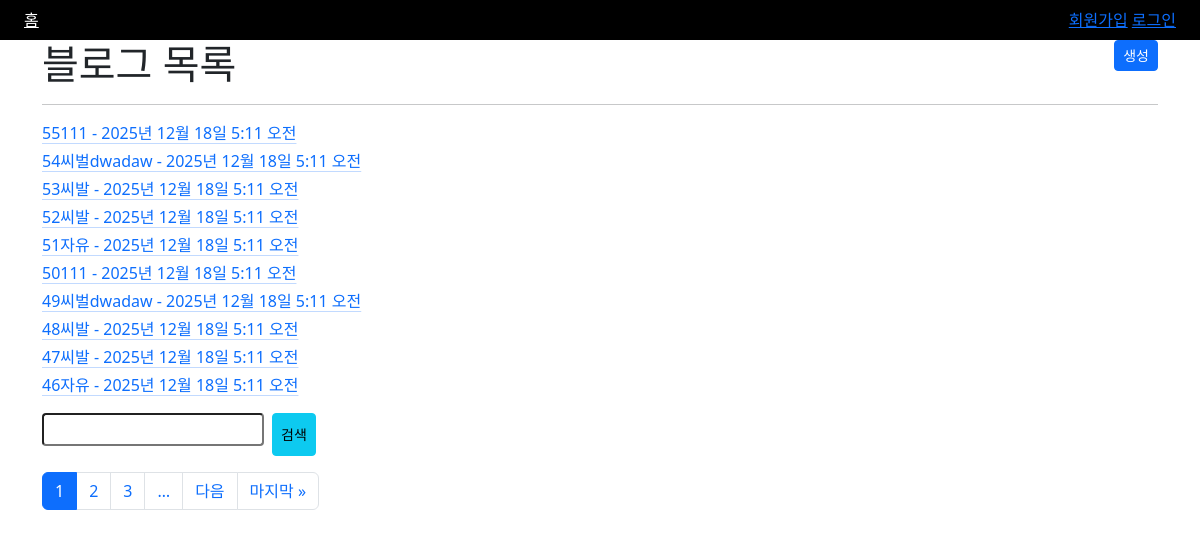
The app's page /, older data.
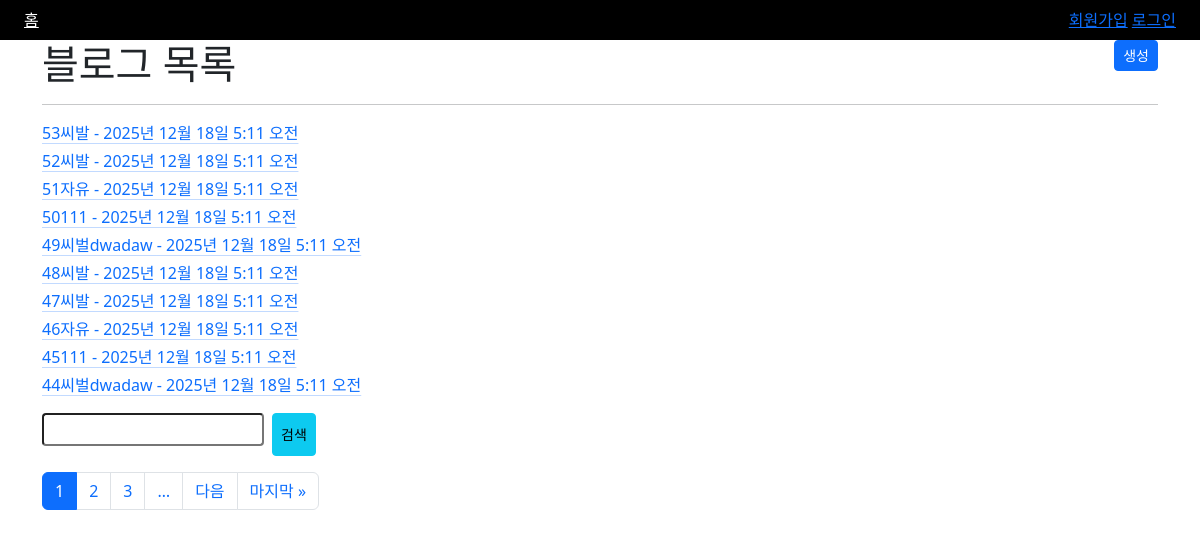
The same page, newer data.
### blog/models.py (models this page shows, shortened)
class Blog(TimestampModel):
    CATEGORY_CHOICES = (
        ('free', '자유'),
        ('travel', '여행'),
        ('cat', '고양이'),
        ('dog', '강아지'),
    )
    category = models.CharField('카테고리', max_length=10, choices=CATEGORY_CHOICES)
    title = models.CharField('제목', max_length=100)
    content = models.TextField('본문')
    author = models.ForeignKey(User, on_delete=models.CASCADE)
    class Meta:
        verbose_name = '블로그'
        verbose_name_plural = '블로그 목록'

### blog/cb_views.py (the view)
# urls.py: path('', cb_views.BlogListView.as_view(), name='list'),
class BlogListView(ListView):
    queryset = Blog.objects.all()
    template_name = 'blog_list.html'
    paginate_by = 10
    ordering = ('-id', )
    def get_queryset(self):
        queryset = super().get_queryset()
        q = self.request.GET.get('q')
        if q:
            queryset = queryset.filter(
                Q(title__icontains=q)  |
                Q(content__icontains=q)
            )
        return queryset

### templates/blog_list.html
{% extends 'base.html' %}
{% block content %}
    <div class="nt-2">
        <h1 class="d-inline"> 블로그 목록 {{ count }}</h1>
        <a href='{% url 'blog:create' %}' class="float-end btn btn-sm btn-primary">생성</a>
    </div>
    <hr>
    {% for blog in object_list %}
        <div class="my-1">
          <a href="{% url 'blog:detail' blog.pk %}" class="link-primary link-offset-2 link-underline-opacity-25 link-underline-opacity-100-hover">
              {{ blog.pk }}{{ blog.title }} - {{ blog.created_at }}
          </a>
        </div>
    {% endfor %}
    <form method="get" class="my-3 d-flex">
        <input class="form-control-sm" name="q" type="text" style="margin-bottom: 10px;" value="{% if request.GET.q %}{{ request.GET.q }}{% endif %}">
        <button class="btn btn-sm btn-info ms-2">검색</button>
    </form>
    {% include 'pagination.html' %}
{% endblock %}

Row changes from the older to the newer data that the page shows:
removed Blog: pk "55", title "111", created_at "2025년 12월 18일 5:11 오전"
removed Blog: pk "54", title "씨벌dwadaw", created_at "2025년 12월 18일 5:11 오전"
now on this page (row unchanged): Blog: pk "45", title "111", created_at "2025년 12월 18일 5:11 오전"
now on this page (row unchanged): Blog: pk "44", title "씨벌dwadaw", created_at "2025년 12월 18일 5:11 오전"
